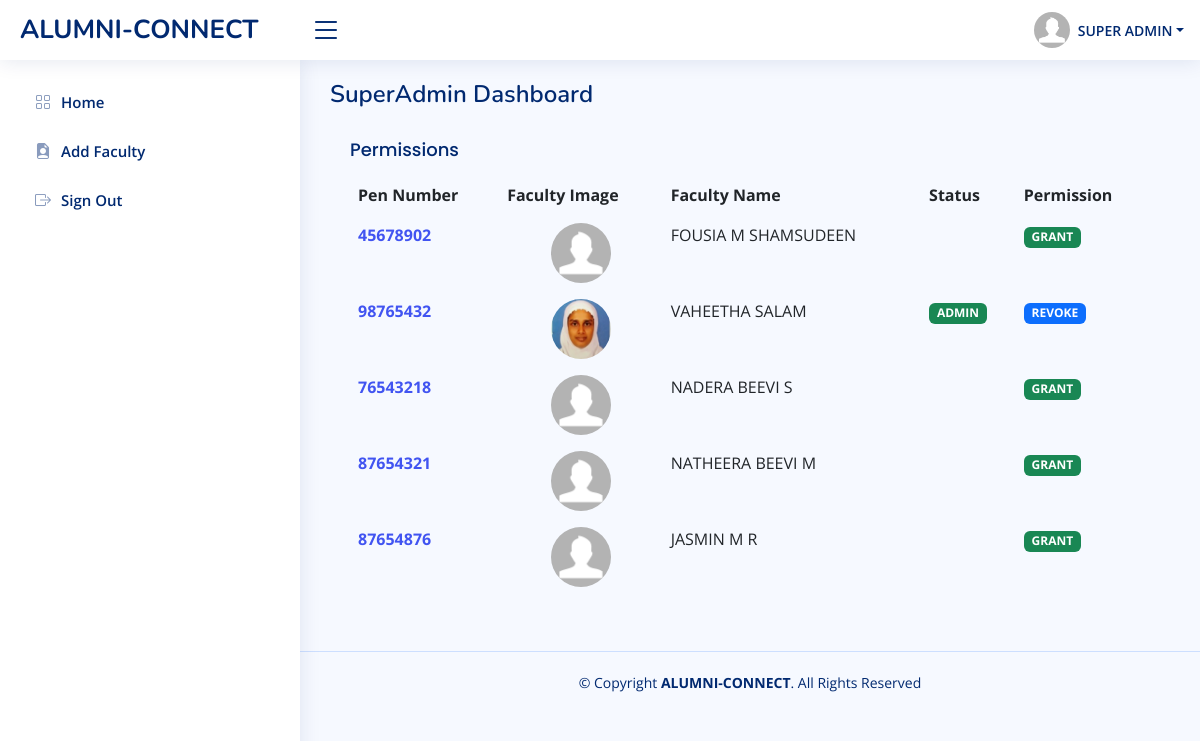
Page /alumnis/superAdmin/ (signed in) on the earlier database version.
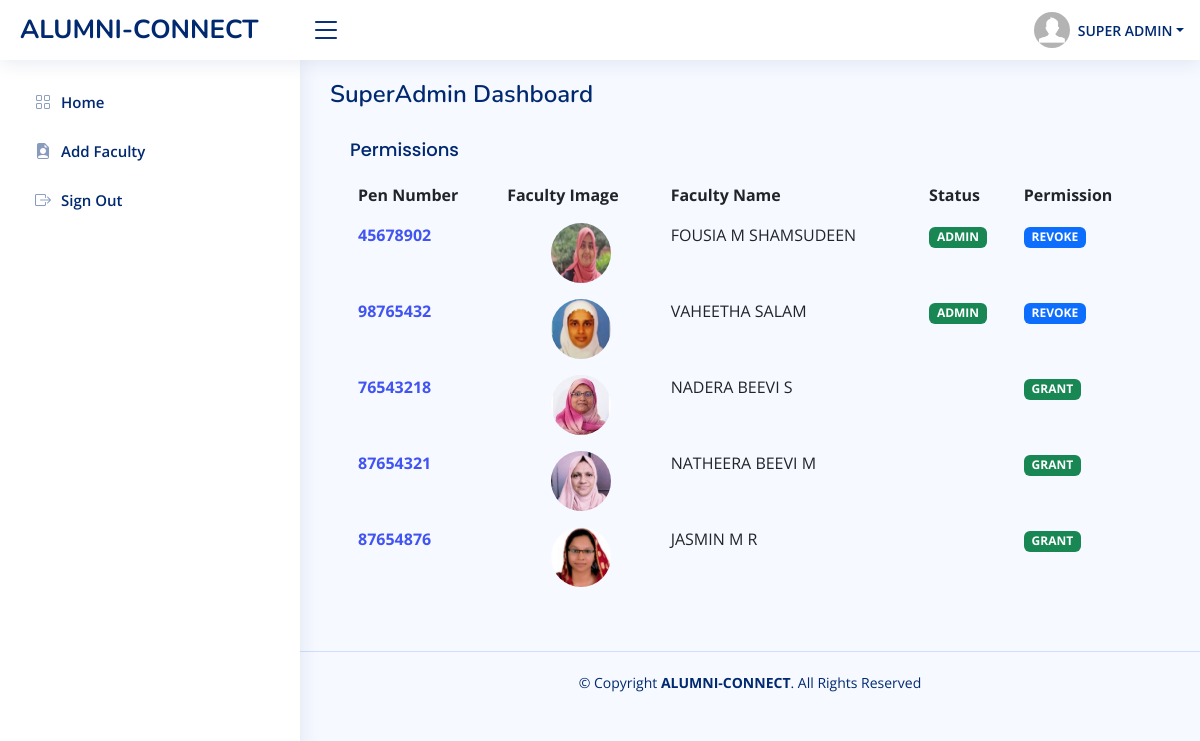
Same page on the later database version.
### alumnis/models.py (models this page shows)
class Faculty(models.Model):
  fname = models.CharField(max_length=255,default="")
  lname = models.CharField(max_length=255,default="")
  email = models.CharField(max_length=255)
  mobile = models.IntegerField(default=0)
  password = models.CharField(max_length=255)
  access = models.IntegerField(default=0)
  proPic = models.ImageField(upload_to='FacultyProPic/',default="")
  penNumber = models.IntegerField(default=0)

### alumnis/views.py (the view)
# urls.py: path('superAdmin/', views.superAdmin, name='superAdmin'),
def superAdmin(request):
  if 'email' in request.session:
    mydata = Faculty.objects.all()
    template = loader.get_template('superAdminView.html')
    context = {
      'faculty': mydata,
    }
    return HttpResponse(template.render(context, request))
  else:
    return redirect('index')

### alumnis/templates/superAdminView.html (shortened to what the changed rows need)
<!DOCTYPE html>
<html lang="en">
<head>
    {% load static %}
  <link href="{% static 'assets2/vendor/bootstrap/css/bootstrap.min.css' %}" rel="stylesheet">
  <link href="{% static 'assets2/vendor/bootstrap-icons/bootstrap-icons.css' %}" rel="stylesheet">
  <link href="{% static 'assets2/vendor/boxicons/css/boxicons.min.css' %}" rel="stylesheet">
  <link href="{% static 'assets2/vendor/quill/quill.snow.css' %}" rel="stylesheet">
  <link href="{% static 'assets2/vendor/quill/quill.bubble.css' %}" rel="stylesheet">
  <link href="{% static 'assets2/vendor/remixicon/remixicon.css' %}" rel="stylesheet">
  <link href="{% static 'assets2/vendor/simple-datatables/style.css' %}" rel="stylesheet">
  <link href="{% static 'assets2/css/style.css' %}" rel="stylesheet">
</head>
<body>
{% load static %}
  {% load static %}
  <main id="main" class="main">
    <div class="pagetitle">
      <h1>SuperAdmin Dashboard</h1>
    </div>
    <section class="">
      <div class="row">
        <div class="col-12">
          <div class="card-body">
            <table class="table table-borderless datatable">
              <thead>
                <tr>
                  <th scope="col">Pen Number</th>
                  <th scope="col">Faculty Image</th>
                  <th scope="col">Faculty Name</th>
                  <th scope="col">Status</th>
                  <th scope="col">Permission</th>
                </tr>
              </thead>
              <tbody>
                {% for i in faculty %}
                <tr>
                  <th scope="row"><a href="#">{{ i.penNumber }}</a></th>
                  <td style="text-align:center;">
                  {% if i.proPic %}
                  <img height="60" src="{% static 'media/' %}{{ i.proPic }}" alt="Profile" class="rounded-circle">
                  {% else %}
                  <img height="60" src="{% static 'assets2/img/profile-img.jpg' %}" alt="Profile" class="rounded-circle">
                  {% endif %}
                  </td>
                  <td>{{ i.fname|upper }} {{ i.lname|upper }}</td>
                  {% if i.access %}
                    <td><span class="badge bg-success"><font color="white"> ADMIN</font> </span></td>
                    <td><span class="badge bg-primary"> <a style="color:white;" href="../revokeAccess/{{ i.email }}">REVOKE</a> </span></td>
                  {% else %}
                    <td></td>
                    <td><span class="badge bg-success"> <a style="color:white;" href="../grantAccess/{{ i.email }}">GRANT</a> </span></td>
                  {% endif %}
                </tr>
                {% endfor %}
              </tbody>
            </table>
          </div>
        </div>
      </div>
    </section>
  </main>
</body>
</html>

Differences in the rows shown:
changed Faculty "FOUSIA": proPic: picture added; access "GRANT" → "ADMIN REVOKE"
changed Faculty "NADERA": proPic: picture added
changed Faculty "NATHEERA": proPic: picture added
changed Faculty "JASMIN": proPic: picture added
